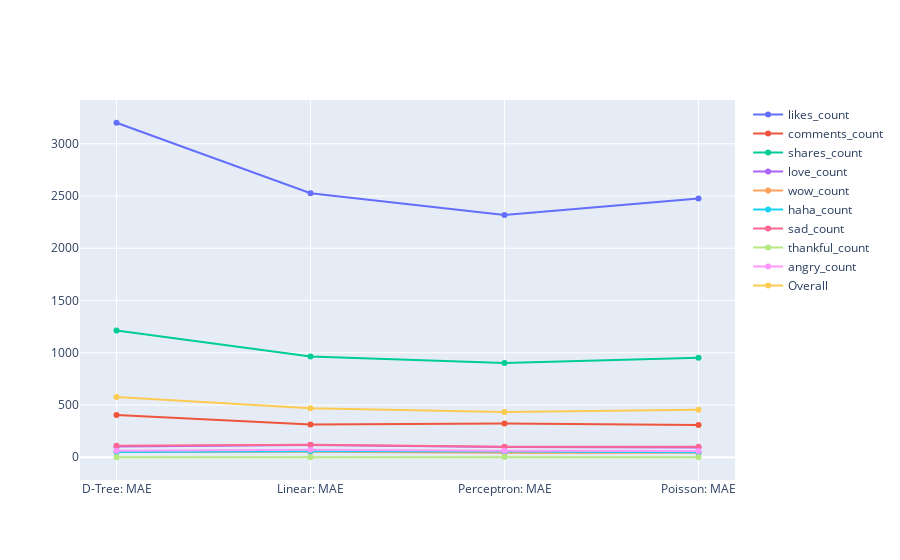

The notebook cell this image was saved under:
### Code cell
fig= go.Figure()

for i in range(10):
    fig.add_trace(go.Scatter(x=df[mae_cols].columns, y =df[mae_cols].values[i],
                             mode='lines+markers', name=titles[i]))

fig.show()

### Figure 1 — Plotly figure (JSON) as saved in the notebook; plotly's stock layout.template omitted (floating-point values rounded to 4 significant figures)
{"data": [{"mode": "lines+markers", "name": "likes_count", "type": "scatter", "x": ["D-Tree: MAE", "Linear: MAE", "Perceptron: MAE", "Poisson: MAE"], "y": [3201.0, 2527.0, 2318.0, 2476.0]}, {"mode": "lines+markers", "name": "comments_count", "type": "scatter", "x": ["D-Tree: MAE", "Linear: MAE", "Perceptron: MAE", "Poisson: MAE"], "y": [403.8, 313.4, 322.3, 309.7]}, {"mode": "lines+markers", "name": "shares_count", "type": "scatter", "x": ["D-Tree: MAE", "Linear: MAE", "Perceptron: MAE", "Poisson: MAE"], "y": [1212.0, 964.1, 902.1, 951.4]}, {"mode": "lines+markers", "name": "love_count", "type": "scatter", "x": ["D-Tree: MAE", "Linear: MAE", "Perceptron: MAE", "Poisson: MAE"], "y": [101.9, 116.8, 98.05, 92.6]}, {"mode": "lines+markers", "name": "wow_count", "type": "scatter", "x": ["D-Tree: MAE", "Linear: MAE", "Perceptron: MAE", "Poisson: MAE"], "y": [49.54, 53.14, 43.85, 43.75]}, {"mode": "lines+markers", "name": "haha_count", "type": "scatter", "x": ["D-Tree: MAE", "Linear: MAE", "Perceptron: MAE", "Poisson: MAE"], "y": [50.91, 57.19, 54.58, 47.15]}, {"mode": "lines+markers", "name": "sad_count", "type": "scatter", "x": ["D-Tree: MAE", "Linear: MAE", "Perceptron: MAE", "Poisson: MAE"], "y": [109.6, 120.4, 99.63, 100.6]}, {"mode": "lines+markers", "name": "thankful_count", "type": "scatter", "x": ["D-Tree: MAE", "Linear: MAE", "Perceptron: MAE", "Poisson: MAE"], "y": [0.1044, 0.1445, 1.788, 0.1232]}, {"mode": "lines+markers", "name": "angry_count", "type": "scatter", "x": ["D-Tree: MAE", "Linear: MAE", "Perceptron: MAE", "Poisson: MAE"], "y": [62.44, 72.14, 62.61, 60.37]}, {"mode": "lines+markers", "name": "Overall", "type": "scatter", "x": ["D-Tree: MAE", "Linear: MAE", "Perceptron: MAE", "Poisson: MAE"], "y": [576.8, 469.4, 433.6, 453.6]}], "layout": {}}
